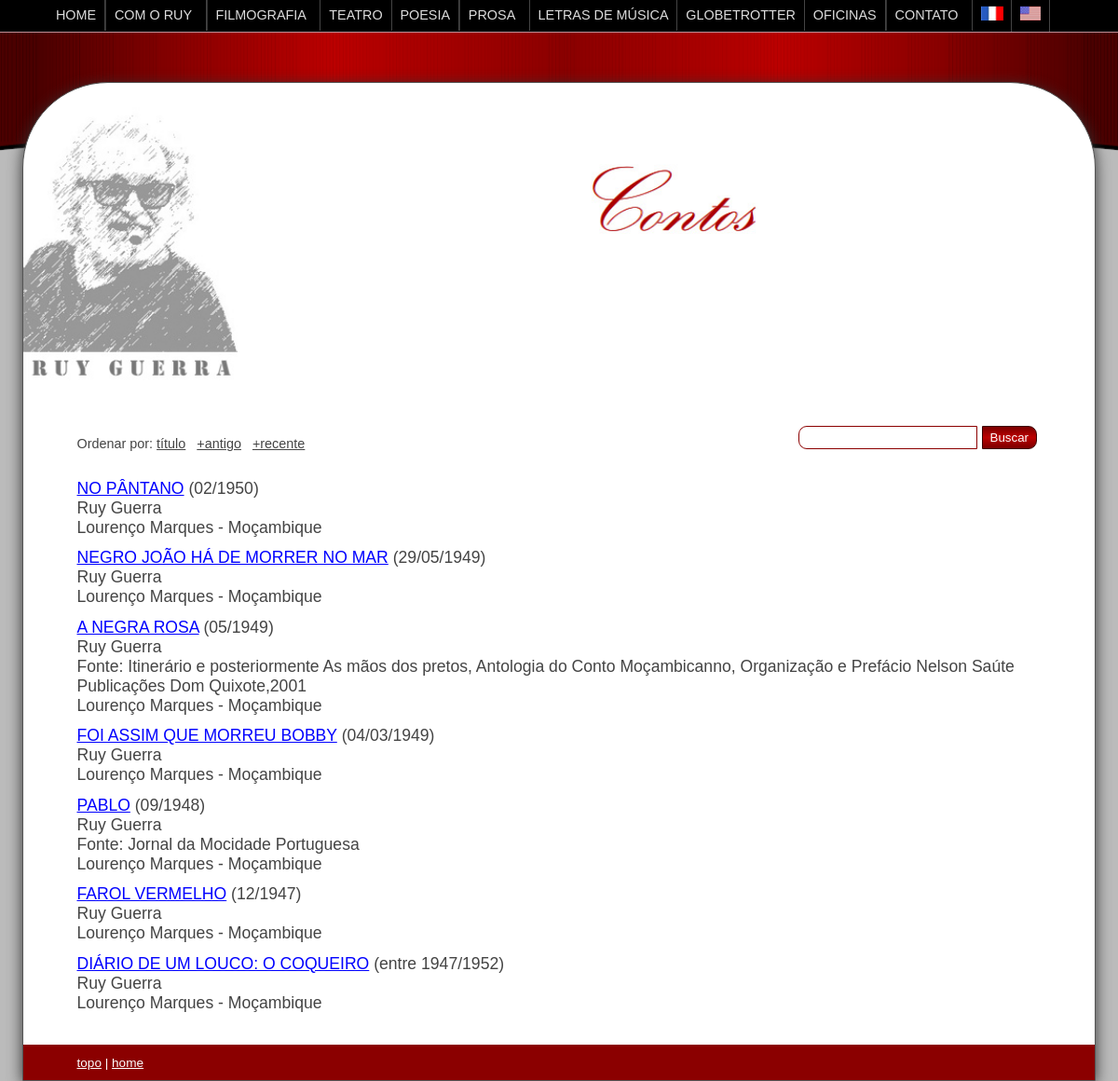
Screenshot of /contos.php with the database file from the repository.
### tables this page shows
CREATE TABLE `rg` (
  `id` int(11) NOT NULL,
  `categoria` varchar(10) NOT NULL,
  `tipo` varchar(10) NOT NULL,
  `titulo` varchar(255) NOT NULL,
  `autor` varchar(255) NOT NULL,
  `conteudo` text NOT NULL,
  `dia` int(2) UNSIGNED ZEROFILL NOT NULL DEFAULT 00,
  `mes` int(2) UNSIGNED ZEROFILL NOT NULL DEFAULT 00,
  `ano` int(4) UNSIGNED ZEROFILL NOT NULL DEFAULT 0000,
  `local` varchar(255) NOT NULL,
  `cidade` varchar(20) NOT NULL,
  `pais` varchar(12) NOT NULL,
  `fonte` varchar(255) NOT NULL,
  `link` varchar(40) NOT NULL,
  `anoFinal` int(4) NOT NULL DEFAULT 0
);

### contos.php (the view, shortened to what this page needs)
<!DOCTYPE html>
<html lang="pt-br">
<head>
<link href="geral.css" rel="stylesheet" type="text/css">
<link href="interna.css" rel="stylesheet" type="text/css">
<body>
<?php
include 'conect.php';
function troca($string){$string  = str_replace("<br />"," ", $string);return $string;}
$idioma = $_GET["idioma"];
if (empty($idioma)){$idioma = 1;}
$ordem = $_GET["ordem"];
if ($ordem == 1) {
	$sql = $mysqli->query("select id,titulo,autor,dia,mes,ano,local,cidade,pais,fonte,tipo,anoFinal from rg where categoria='conto' order by titulo,ano desc,mes desc,dia desc");
} elseif ($ordem == 2) {
	$sql = $mysqli->query("select id,titulo,autor,dia,mes,ano,local,cidade,pais,fonte,tipo,anoFinal from rg where categoria='conto' order by ano,mes,dia,titulo");
}	else {
	$sql = $mysqli->query("select id,titulo,autor,dia,mes,ano,local,cidade,pais,fonte,anoFinal from rg where categoria='conto' order by ano desc,mes desc,dia desc");
}
echo <<< EOT
<section class="conteudo">
	<br />
	<img class="ruy" src="images/ruy_guerra.png" alt="Ruy Guerra" title="Ruy Guerra" /><img class="tituloCategoriaV" src="images/contosv.jpg" alt="contos" title="contos" />
	<br class="all" /><br /><br /><form method="post" action="busca.php?idioma=$idioma">
	<p class="ordem">Ordenar por: <a class="ordem" href="contos.php?ordem=1&idioma=$idioma">título</a> &nbsp; <a class="ordem" href="contos.php?ordem=2&idioma=$idioma">+antigo</a> &nbsp; <a class="ordem" href="contos.php?ordem=3&idioma=$idioma">+recente</a></p>
	<p class="busca"><input class="campo" type="text" name="busca" /> <input class="botao" type="submit" value="Buscar" /><span class="branco">.</span></p></form>
	<br class="all" /><br />
EOT;
while ($f = $sql->fetch_array(MYSQLI_NUM)) {
	$data = '(data indefinida)';
	if (!empty($f[5]) and $f[4]!='00' and $f[3]!='00') {
		$data = "($f[3]/$f[4]/$f[5])";
	} elseif (!empty($f[5]) and $f[4]!='00') {
		$data = "($f[4]/$f[5])";
	} elseif (!empty($f[5])) {
		if (!empty($f[10])) {
			$data = "(entre $f[5]/$f[10])";
		} else {
			$data = "($f[5])";
		}
	}
	$titulo = troca($f[1]);
	echo "<p class=\"lista\"><a href=\"conto.php?id=$f[0]&idioma=$idioma\">$titulo</a> $data<br />";
	echo "<span class=\"autor2\">$f[2]</span>";
	if (!empty($f[9])) {
		echo "<br /><span class='lugar'>Fonte: $f[9]</span>";
	}
	if (!empty($f[6]) and !empty($f[7]) and !empty($f[8])) {
		echo "<br /><span class='lugar'>$f[6] - $f[7] - $f[8]</span>";
	} elseif (!empty($f[7]) and !empty($f[8])) {
		echo "<br /><span class='lugar'>$f[7] - $f[8]</span>";
	} elseif (!empty($f[8])) {
		echo "<br /><span class='lugar'>$f[8]</span>";
	} else {
		echo "<br />Local: indefinido";
	}
	echo "</p>";
}
if ($idioma == 3) {
	include "rodape-eng.inc";
	echo "</section>";
	include "menu-eng.inc";
} elseif ($idioma == 2) {
	include "rodape-fr.inc";
	echo "</section>";
	include "menu-fr.inc";
}	else {
	include "rodape.inc";
	echo "</section>";
	include "menu.inc";
}
?>
</body>

### geral.css (style rules this page uses)
body { font-size: 1em; font-family: Arial, Verdana, Tahoma; margin:0; padding:0; width: 100%; height: 100%; }
header, section, footer, aside, nav, article { display: block; }
.conteudo { display: table; position: relative; top: 5.5em; margin: 0px auto; margin-top: 0px; padding: 0px; background: #fff; z-index: 7; border: 1px solid #555; border-radius: 5.75em 5.75em 0px 0px; box-shadow: #333 0px 0.2em 1em; -moz-box-sizing: border-box; -webkit-box-sizing: border-box; -ms-box-sizing: border-box; box-sizing: border-box; }
img { border: 0; }
.branco { color: #fff; }

### interna.css (style rules this page uses)
body { background: #bbb; color: #444; }
.conteudo { width: 1098px; margin-bottom: 1.5em; }
img.ruy { display: block; width: 20%; height: auto; float: left; border: 0; border-radius: 5.75em 0px 0px 0px; padding-right: 1em; margin: 0; padding-left: 0; }
img.tituloCategoriaV { display: block; margin: 0px auto; margin-top: 6%; width: 41.53%; height: auto; }
p.busca { margin: 1% 5% 0 5%; float: right; }
p.lista { font-size: 1.1em; margin: 1% 5%; }
p.lista a { text-transform: uppercase; }
p.ordem { font-size: 0.9em; margin: 2% 5% 0 5%; float: left; }
.botao, .botao2 { margin: 0; background: -webkit-linear-gradient(top, #7b0000, #bb0000, #7b0000); background: -moz-linear-gradient(top, #7b0000, #bb0000, #7b0000); background: -ms-linear-gradient(top, #7b0000, #bb0000, #7b0000); color: #fff; padding: 0.3em 0.6em; border: 1px solid #3b0000; text-decoration: none; cursor: pointer; }
.botao { border-radius: 0 9px 9px 0; }
.campo { margin: 0; border: 1px solid #8b0000; padding: 0.3em 0.5em; border-radius: 9px 0 0 9px; }
p.lista a:link { color: #0000ff;text-decoration: underline; }
p.ordem a:link { color: #444;text-decoration: underline; }
@media all and (max-width: 1200px) { .conteudo { width: 96%; } }

### rows the page displays
rg: titulo "NO PÂNTANO", data "(02/1950)", autor "Ruy Guerra", cidade "Lourenço Marques", pais "Moçambique"
rg: titulo "NEGRO JOÃO HÁ DE MORRER NO MAR", data "(29/05/1949)", autor "Ruy Guerra", cidade "Lourenço Marques", pais "Moçambique"
rg: titulo "A NEGRA ROSA", data "(05/1949)", autor "Ruy Guerra", fonte "Itinerário e posteriormente As mãos dos pretos, Antologia do Conto Moçambicanno, Organização e Prefácio Nelson Saúte Publicações Dom Quixote,2001", cidade "Lourenço Marques", pais "Moçambique"
rg: titulo "FOI ASSIM QUE MORREU BOBBY", data "(04/03/1949)", autor "Ruy Guerra", cidade "Lourenço Marques", pais "Moçambique"
rg: titulo "PABLO", data "(09/1948)", autor "Ruy Guerra", fonte "Jornal da Mocidade Portuguesa", cidade "Lourenço Marques", pais "Moçambique"
rg: titulo "FAROL VERMELHO", data "(12/1947)", autor "Ruy Guerra", cidade "Lourenço Marques", pais "Moçambique"
rg: titulo "DIÁRIO DE UM LOUCO: O COQUEIRO", data "(entre 1947/1952)", autor "Ruy Guerra", cidade "Lourenço Marques", pais "Moçambique"
